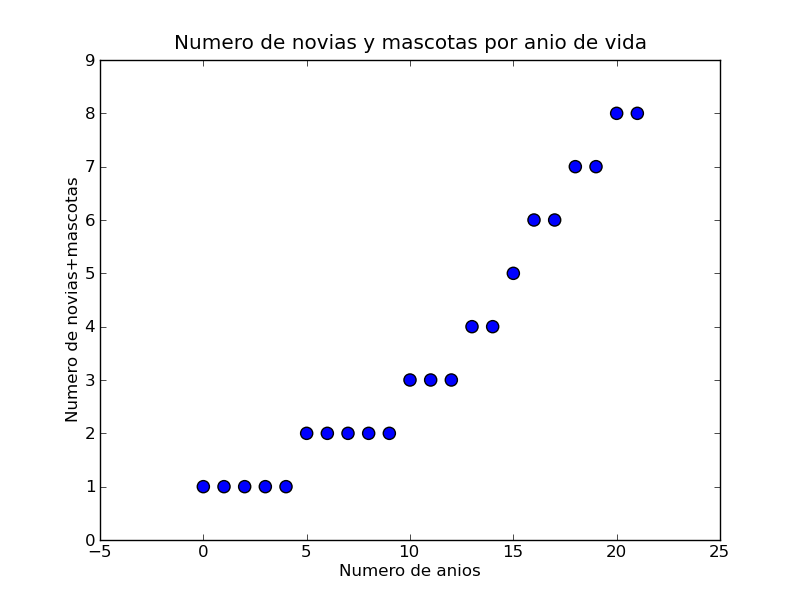

This figure's Python source:
import numpy as np
import pylab as pl

x=[0,1,2,3,4,5,6,7,8,9,10,11,12,13,14,15,16,17,18,19,20,21]
y=[1,1,1,1,1,2,2,2,2,2,3,3,3,4,4,5,6,6,7,7,8,8]


pl.title('Numero de novias y mascotas por anio de vida')
pl.scatter(x, y, s=60, c='b', marker='o')
pl.ylabel('Numero de novias+mascotas')
pl.xlabel('Numero de anios')
pl.savefig('temp1b.png')
pl.show()
